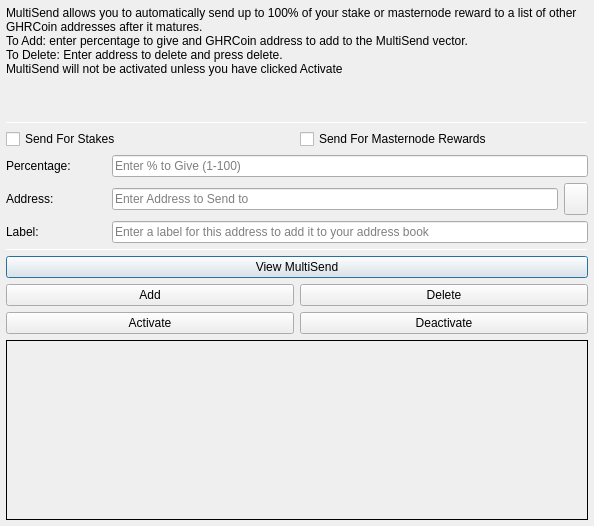
<?xml version="1.0" encoding="UTF-8"?>
<ui version="4.0">
 <class>MultiSendDialog</class>
 <widget class="QDialog" name="MultiSendDialog">
  <property name="windowModality">
   <enum>Qt::NonModal</enum>
  </property>
  <property name="geometry">
   <rect>
    <x>0</x>
    <y>0</y>
    <width>594</width>
    <height>526</height>
   </rect>
  </property>
  <property name="windowTitle">
   <string>MultiSend</string>
  </property>
  <layout class="QVBoxLayout" name="verticalLayout" stretch="0">
   <property name="leftMargin">
    <number>6</number>
   </property>
   <property name="topMargin">
    <number>6</number>
   </property>
   <property name="rightMargin">
    <number>6</number>
   </property>
   <property name="bottomMargin">
    <number>6</number>
   </property>
   <item>
    <layout class="QVBoxLayout" name="verticalLayout_Main" stretch="1,1,1,0,1,1,1">
     <item>
      <widget class="QLabel" name="label_2">
       <property name="lineWidth">
        <number>1</number>
       </property>
       <property name="text">
        <string>MultiSend allows you to automatically send up to 100% of your stake or masternode reward to a list of other GHRCoin addresses after it matures.
To Add: enter percentage to give and GHRCoin address to add to the MultiSend vector.
To Delete: Enter address to delete and press delete.
MultiSend will not be activated unless you have clicked Activate</string>
       </property>
       <property name="alignment">
        <set>Qt::AlignLeading|Qt::AlignLeft|Qt::AlignTop</set>
       </property>
       <property name="wordWrap">
        <bool>true</bool>
       </property>
      </widget>
     </item>
     <item>
      <widget class="Line" name="line">
       <property name="minimumSize">
        <size>
         <width>0</width>
         <height>1</height>
        </size>
       </property>
       <property name="maximumSize">
        <size>
         <width>16777215</width>
         <height>1</height>
        </size>
       </property>
       <property name="orientation">
        <enum>Qt::Horizontal</enum>
       </property>
      </widget>
     </item>
     <item>
      <layout class="QVBoxLayout" name="verticalLayout_Settings">
       <item>
        <layout class="QHBoxLayout" name="horizontalLayout">
         <item>
          <widget class="QCheckBox" name="multiSendStakeCheckBox">
           <property name="text">
            <string>Send For Stakes</string>
           </property>
          </widget>
         </item>
         <item>
          <widget class="QCheckBox" name="multiSendMasternodeCheckBox">
           <property name="text">
            <string>Send For Masternode Rewards</string>
           </property>
          </widget>
         </item>
        </layout>
       </item>
       <item>
        <layout class="QHBoxLayout" name="horizontalLayout_6">
         <item>
          <widget class="QLabel" name="label">
           <property name="minimumSize">
            <size>
             <width>100</width>
             <height>0</height>
            </size>
           </property>
           <property name="toolTip">
            <string>Percentage of stake to send</string>
           </property>
           <property name="text">
            <string>Percentage:</string>
           </property>
          </widget>
         </item>
         <item>
          <widget class="QLineEdit" name="multiSendPercentEdit">
           <property name="toolTip">
            <string>Enter whole numbers 1 - 100</string>
           </property>
           <property name="placeholderText">
            <string>Enter % to Give (1-100)</string>
           </property>
          </widget>
         </item>
        </layout>
       </item>
       <item>
        <layout class="QHBoxLayout" name="horizontalLayout_7">
         <item>
          <widget class="QLabel" name="label_5">
           <property name="minimumSize">
            <size>
             <width>100</width>
             <height>0</height>
            </size>
           </property>
           <property name="toolTip">
            <string>Address to send portion of stake to</string>
           </property>
           <property name="text">
            <string>Address:</string>
           </property>
          </widget>
         </item>
         <item>
          <widget class="QLineEdit" name="multiSendAddressEdit">
           <property name="toolTip">
            <string/>
           </property>
           <property name="placeholderText">
            <string>Enter Address to Send to</string>
           </property>
          </widget>
         </item>
         <item>
          <widget class="QToolButton" name="addressBookButton">
           <property name="maximumSize">
            <size>
             <width>16777215</width>
             <height>32</height>
            </size>
           </property>
           <property name="toolTip">
            <string>Choose an address from the address book</string>
           </property>
           <property name="text">
            <string/>
           </property>
           <property name="icon">
            <iconset resource="../ghrcoin.qrc">
             <normaloff>:/icons/address-book</normaloff>:/icons/address-book</iconset>
           </property>
           <property name="shortcut">
            <string>Alt+A</string>
           </property>
          </widget>
         </item>
        </layout>
       </item>
      </layout>
     </item>
     <item>
      <layout class="QHBoxLayout" name="horizontalLayout_3">
       <item>
        <widget class="QLabel" name="label_3">
         <property name="minimumSize">
          <size>
           <width>100</width>
           <height>0</height>
          </size>
         </property>
         <property name="text">
          <string>Label:</string>
         </property>
        </widget>
       </item>
       <item>
        <widget class="QLineEdit" name="labelAddressLabelEdit">
         <property name="placeholderText">
          <string>Enter a label for this address to add it to your address book</string>
         </property>
        </widget>
       </item>
      </layout>
     </item>
     <item>
      <widget class="Line" name="line_2">
       <property name="minimumSize">
        <size>
         <width>0</width>
         <height>1</height>
        </size>
       </property>
       <property name="maximumSize">
        <size>
         <width>16777215</width>
         <height>1</height>
        </size>
       </property>
       <property name="orientation">
        <enum>Qt::Horizontal</enum>
       </property>
      </widget>
     </item>
     <item>
      <layout class="QVBoxLayout" name="verticalLayout_Buttons">
       <item>
        <layout class="QHBoxLayout" name="horizontalLayout_4">
         <item>
          <widget class="QPushButton" name="viewButton">
           <property name="toolTip">
            <string/>
           </property>
           <property name="statusTip">
            <string>View MultiSend Vector</string>
           </property>
           <property name="text">
            <string>View MultiSend</string>
           </property>
          </widget>
         </item>
        </layout>
       </item>
       <item>
        <layout class="QHBoxLayout" name="horizontalLayout_2">
         <item>
          <widget class="QPushButton" name="addButton">
           <property name="toolTip">
            <string/>
           </property>
           <property name="statusTip">
            <string>Add to MultiSend Vector</string>
           </property>
           <property name="text">
            <string>Add</string>
           </property>
          </widget>
         </item>
         <item>
          <widget class="QPushButton" name="deleteButton">
           <property name="toolTip">
            <string/>
           </property>
           <property name="statusTip">
            <string>Delete Address From MultiSend Vector</string>
           </property>
           <property name="text">
            <string>Delete</string>
           </property>
          </widget>
         </item>
        </layout>
       </item>
       <item>
        <layout class="QHBoxLayout" name="horizontalLayout_5">
         <item>
          <widget class="QPushButton" name="activateButton">
           <property name="statusTip">
            <string>Activate MultiSend</string>
           </property>
           <property name="text">
            <string>Activate</string>
           </property>
          </widget>
         </item>
         <item>
          <widget class="QPushButton" name="disableButton">
           <property name="statusTip">
            <string>Deactivate MultiSend</string>
           </property>
           <property name="text">
            <string>Deactivate</string>
           </property>
          </widget>
         </item>
        </layout>
       </item>
      </layout>
     </item>
     <item>
      <widget class="QLabel" name="message">
       <property name="minimumSize">
        <size>
         <width>0</width>
         <height>180</height>
        </size>
       </property>
       <property name="frameShape">
        <enum>QFrame::Panel</enum>
       </property>
       <property name="frameShadow">
        <enum>QFrame::Plain</enum>
       </property>
       <property name="lineWidth">
        <number>1</number>
       </property>
       <property name="midLineWidth">
        <number>1</number>
       </property>
       <property name="text">
        <string/>
       </property>
       <property name="alignment">
        <set>Qt::AlignLeading|Qt::AlignLeft|Qt::AlignTop</set>
       </property>
       <property name="wordWrap">
        <bool>true</bool>
       </property>
      </widget>
     </item>
    </layout>
   </item>
  </layout>
 </widget>
 <resources>
  <include location="../ghrcoin.qrc"/>
 </resources>
 <connections/>
</ui>
